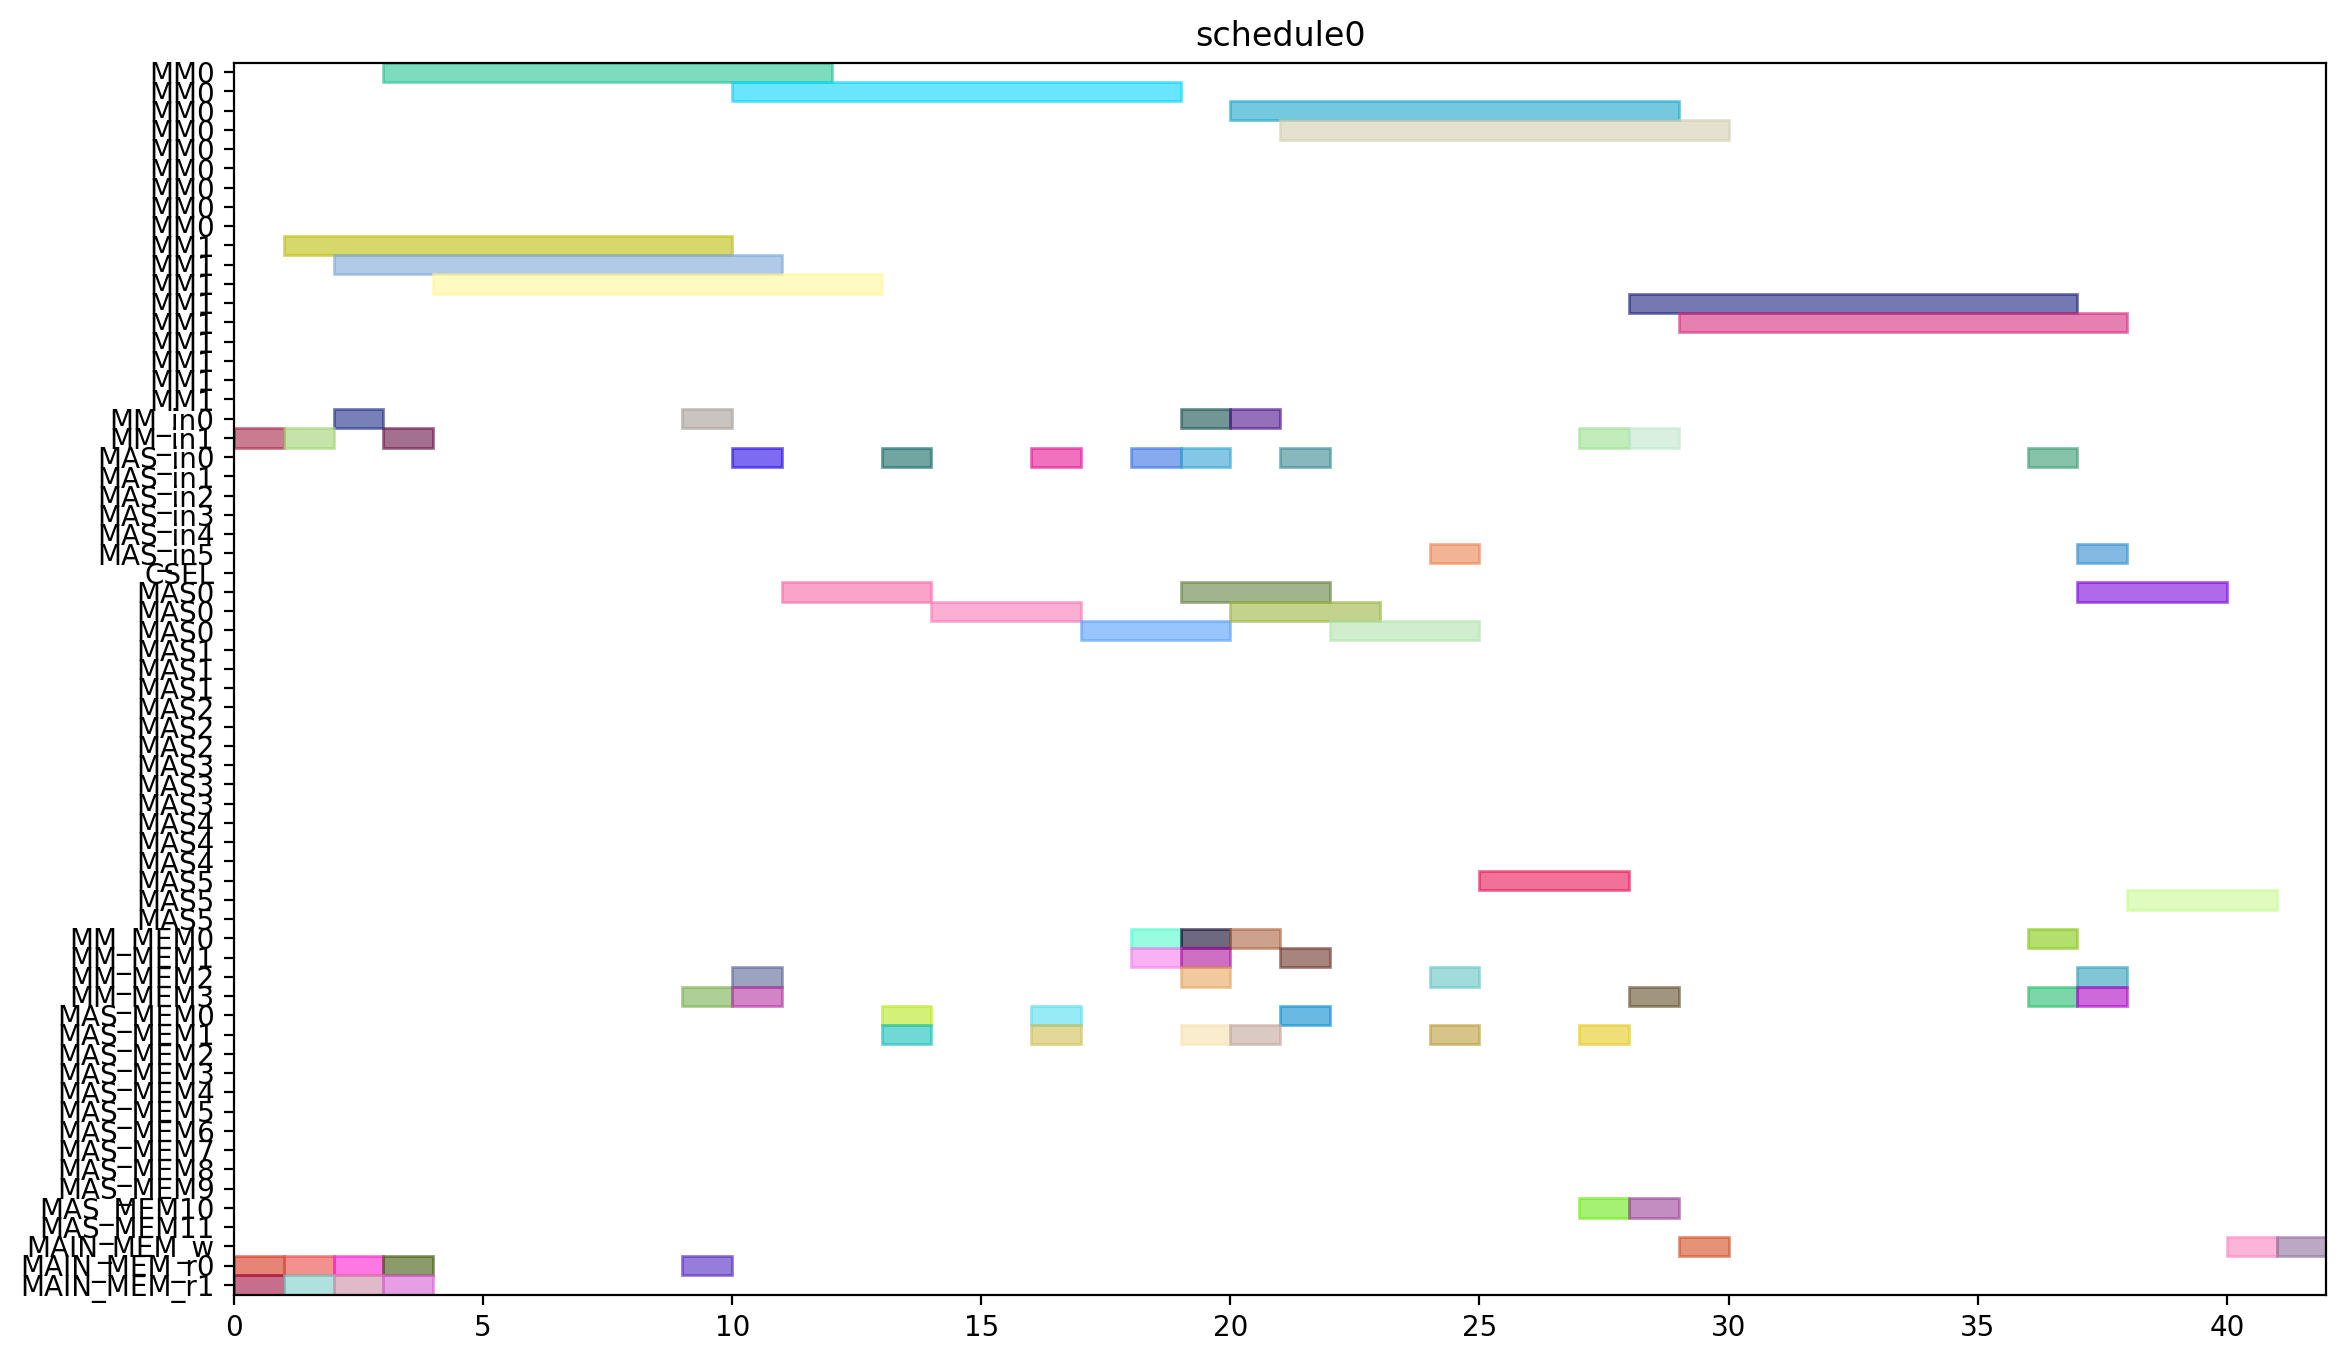

Here is the Python script that generated this plot:
from pyschedule import Scenario, solvers, plotters, alt


def solve():
	horizon = 120
	S = Scenario("schedule0", horizon=horizon)

	# resource
	MM = S.Resources('MM', num=2, size=9)
	MM_in = S.Resources('MM_in', num=2)
	MAS_in = S.Resources('MAS_in', num=6)
	CSEL = S.Resource('CSEL')
	MAS = S.Resources('MAS', num=6, size=3, periods=range(1, horizon))
	MM_MEM = S.Resources('MM_MEM', num=4)
	MAS_MEM = S.Resources('MAS_MEM', num=12)
	MAIN_MEM_w = S.Resource('MAIN_MEM_w', size=1)
	MAIN_MEM_r = S.Resources('MAIN_MEM_r', num=2)

	# result of previous scheduling

	# new tasks
	t0 = S.Task('t0', length=9, delay_cost=1)
	t0 += alt(MM)
	t0_in = S.Task('t0_in', length=1, delay_cost=1)
	t0_in += alt(MM_in)
	S += t0_in*MM_in[0]<=t0*MM[0]
	S += t0_in*MM_in[1]<=t0*MM[1]
	t0_mem0 = S.Task('t0_mem0', length=1, delay_cost=1)
	t0_mem0 += MAIN_MEM_r[0]
	S += t0_mem0 <= t0

	t0_mem1 = S.Task('t0_mem1', length=1, delay_cost=1)
	t0_mem1 += MAIN_MEM_r[1]
	S += t0_mem1 <= t0

	t3 = S.Task('t3', length=9, delay_cost=1)
	t3 += alt(MM)
	t3_in = S.Task('t3_in', length=1, delay_cost=1)
	t3_in += alt(MM_in)
	S += t3_in*MM_in[0]<=t3*MM[0]
	S += t3_in*MM_in[1]<=t3*MM[1]
	t3_mem0 = S.Task('t3_mem0', length=1, delay_cost=1)
	t3_mem0 += MAIN_MEM_r[0]
	S += t3_mem0 <= t3

	t3_mem1 = S.Task('t3_mem1', length=1, delay_cost=1)
	t3_mem1 += MAIN_MEM_r[1]
	S += t3_mem1 <= t3

	t1 = S.Task('t1', length=9, delay_cost=1)
	t1 += alt(MM)
	t1_in = S.Task('t1_in', length=1, delay_cost=1)
	t1_in += alt(MM_in)
	S += t1_in*MM_in[0]<=t1*MM[0]
	S += t1_in*MM_in[1]<=t1*MM[1]
	t1_mem0 = S.Task('t1_mem0', length=1, delay_cost=1)
	t1_mem0 += MAIN_MEM_r[0]
	S += t1_mem0 <= t1

	t1_mem1 = S.Task('t1_mem1', length=1, delay_cost=1)
	t1_mem1 += MAIN_MEM_r[1]
	S += t1_mem1 <= t1

	t2 = S.Task('t2', length=9, delay_cost=1)
	t2 += alt(MM)
	t2_in = S.Task('t2_in', length=1, delay_cost=1)
	t2_in += alt(MM_in)
	S += t2_in*MM_in[0]<=t2*MM[0]
	S += t2_in*MM_in[1]<=t2*MM[1]
	t2_mem0 = S.Task('t2_mem0', length=1, delay_cost=1)
	t2_mem0 += MAIN_MEM_r[0]
	S += t2_mem0 <= t2

	t2_mem1 = S.Task('t2_mem1', length=1, delay_cost=1)
	t2_mem1 += MAIN_MEM_r[1]
	S += t2_mem1 <= t2

	t4 = S.Task('t4', length=9, delay_cost=1)
	t4 += alt(MM)
	t4_in = S.Task('t4_in', length=1, delay_cost=1)
	t4_in += alt(MM_in)
	S += t4_in*MM_in[0]<=t4*MM[0]
	S += t4_in*MM_in[1]<=t4*MM[1]
	t4_mem0 = S.Task('t4_mem0', length=1, delay_cost=1)
	t4_mem0 += MAIN_MEM_r[0]
	S += t4_mem0 <= t4

	t4_mem1 = S.Task('t4_mem1', length=1, delay_cost=1)
	t4_mem1 += alt(MM_MEM)
	S += (t2*MM[0])-1 < t4_mem1*MM_MEM[1]
	S += (t2*MM[1])-1 < t4_mem1*MM_MEM[3]
	S += t4_mem1 <= t4

	t5 = S.Task('t5', length=3, delay_cost=1)
	t5 += alt(MAS)
	t5_in = S.Task('t5_in', length=1, delay_cost=1)
	t5_in += alt(MAS_in)
	S += t5_in*MAS_in[0]<=t5*MAS[0]

	S += t5_in*MAS_in[1]<=t5*MAS[1]

	S += t5_in*MAS_in[2]<=t5*MAS[2]

	S += t5_in*MAS_in[3]<=t5*MAS[3]

	S += t5_in*MAS_in[4]<=t5*MAS[4]

	S += t5_in*MAS_in[5]<=t5*MAS[5]

	t5_mem0 = S.Task('t5_mem0', length=1, delay_cost=1)
	t5_mem0 += alt(MM_MEM)
	S += (t0*MM[0])-1 < t5_mem0*MM_MEM[0]
	S += (t0*MM[1])-1 < t5_mem0*MM_MEM[2]
	S += t5_mem0 <= t5

	t5_mem1 = S.Task('t5_mem1', length=1, delay_cost=1)
	t5_mem1 += alt(MM_MEM)
	S += (t0*MM[0])-1 < t5_mem1*MM_MEM[1]
	S += (t0*MM[1])-1 < t5_mem1*MM_MEM[3]
	S += t5_mem1 <= t5

	t6 = S.Task('t6', length=3, delay_cost=1)
	t6 += alt(MAS)
	t6_in = S.Task('t6_in', length=1, delay_cost=1)
	t6_in += alt(MAS_in)
	S += t6_in*MAS_in[0]<=t6*MAS[0]

	S += t6_in*MAS_in[1]<=t6*MAS[1]

	S += t6_in*MAS_in[2]<=t6*MAS[2]

	S += t6_in*MAS_in[3]<=t6*MAS[3]

	S += t6_in*MAS_in[4]<=t6*MAS[4]

	S += t6_in*MAS_in[5]<=t6*MAS[5]

	t6_mem0 = S.Task('t6_mem0', length=1, delay_cost=1)
	t6_mem0 += alt(MAS_MEM)
	S += (t5*MAS[0])-1 < t6_mem0*MAS_MEM[0]
	S += (t5*MAS[1])-1 < t6_mem0*MAS_MEM[2]
	S += (t5*MAS[2])-1 < t6_mem0*MAS_MEM[4]
	S += (t5*MAS[3])-1 < t6_mem0*MAS_MEM[6]
	S += (t5*MAS[4])-1 < t6_mem0*MAS_MEM[8]
	S += (t5*MAS[5])-1 < t6_mem0*MAS_MEM[10]
	S += t6_mem0 <= t6

	t6_mem1 = S.Task('t6_mem1', length=1, delay_cost=1)
	t6_mem1 += alt(MAS_MEM)
	S += (t5*MAS[0])-1 < t6_mem1*MAS_MEM[1]
	S += (t5*MAS[1])-1 < t6_mem1*MAS_MEM[3]
	S += (t5*MAS[2])-1 < t6_mem1*MAS_MEM[5]
	S += (t5*MAS[3])-1 < t6_mem1*MAS_MEM[7]
	S += (t5*MAS[4])-1 < t6_mem1*MAS_MEM[9]
	S += (t5*MAS[5])-1 < t6_mem1*MAS_MEM[11]
	S += t6_mem1 <= t6

	t9 = S.Task('t9', length=3, delay_cost=1)
	t9 += alt(MAS)
	t9_in = S.Task('t9_in', length=1, delay_cost=1)
	t9_in += alt(MAS_in)
	S += t9_in*MAS_in[0]<=t9*MAS[0]

	S += t9_in*MAS_in[1]<=t9*MAS[1]

	S += t9_in*MAS_in[2]<=t9*MAS[2]

	S += t9_in*MAS_in[3]<=t9*MAS[3]

	S += t9_in*MAS_in[4]<=t9*MAS[4]

	S += t9_in*MAS_in[5]<=t9*MAS[5]

	t9_mem0 = S.Task('t9_mem0', length=1, delay_cost=1)
	t9_mem0 += alt(MM_MEM)
	S += (t0*MM[0])-1 < t9_mem0*MM_MEM[0]
	S += (t0*MM[1])-1 < t9_mem0*MM_MEM[2]
	S += t9_mem0 <= t9

	t9_mem1 = S.Task('t9_mem1', length=1, delay_cost=1)
	t9_mem1 += alt(MM_MEM)
	S += (t4*MM[0])-1 < t9_mem1*MM_MEM[1]
	S += (t4*MM[1])-1 < t9_mem1*MM_MEM[3]
	S += t9_mem1 <= t9

	t10 = S.Task('t10', length=3, delay_cost=1)
	t10 += alt(MAS)
	t10_in = S.Task('t10_in', length=1, delay_cost=1)
	t10_in += alt(MAS_in)
	S += t10_in*MAS_in[0]<=t10*MAS[0]

	S += t10_in*MAS_in[1]<=t10*MAS[1]

	S += t10_in*MAS_in[2]<=t10*MAS[2]

	S += t10_in*MAS_in[3]<=t10*MAS[3]

	S += t10_in*MAS_in[4]<=t10*MAS[4]

	S += t10_in*MAS_in[5]<=t10*MAS[5]

	t10_mem0 = S.Task('t10_mem0', length=1, delay_cost=1)
	t10_mem0 += alt(MM_MEM)
	S += (t4*MM[0])-1 < t10_mem0*MM_MEM[0]
	S += (t4*MM[1])-1 < t10_mem0*MM_MEM[2]
	S += t10_mem0 <= t10

	t10_mem1 = S.Task('t10_mem1', length=1, delay_cost=1)
	t10_mem1 += alt(MM_MEM)
	S += (t4*MM[0])-1 < t10_mem1*MM_MEM[1]
	S += (t4*MM[1])-1 < t10_mem1*MM_MEM[3]
	S += t10_mem1 <= t10

	t7 = S.Task('t7', length=3, delay_cost=1)
	t7 += alt(MAS)
	t7_in = S.Task('t7_in', length=1, delay_cost=1)
	t7_in += alt(MAS_in)
	S += t7_in*MAS_in[0]<=t7*MAS[0]

	S += t7_in*MAS_in[1]<=t7*MAS[1]

	S += t7_in*MAS_in[2]<=t7*MAS[2]

	S += t7_in*MAS_in[3]<=t7*MAS[3]

	S += t7_in*MAS_in[4]<=t7*MAS[4]

	S += t7_in*MAS_in[5]<=t7*MAS[5]

	t7_mem0 = S.Task('t7_mem0', length=1, delay_cost=1)
	t7_mem0 += alt(MAS_MEM)
	S += (t6*MAS[0])-1 < t7_mem0*MAS_MEM[0]
	S += (t6*MAS[1])-1 < t7_mem0*MAS_MEM[2]
	S += (t6*MAS[2])-1 < t7_mem0*MAS_MEM[4]
	S += (t6*MAS[3])-1 < t7_mem0*MAS_MEM[6]
	S += (t6*MAS[4])-1 < t7_mem0*MAS_MEM[8]
	S += (t6*MAS[5])-1 < t7_mem0*MAS_MEM[10]
	S += t7_mem0 <= t7

	t7_mem1 = S.Task('t7_mem1', length=1, delay_cost=1)
	t7_mem1 += alt(MAS_MEM)
	S += (t6*MAS[0])-1 < t7_mem1*MAS_MEM[1]
	S += (t6*MAS[1])-1 < t7_mem1*MAS_MEM[3]
	S += (t6*MAS[2])-1 < t7_mem1*MAS_MEM[5]
	S += (t6*MAS[3])-1 < t7_mem1*MAS_MEM[7]
	S += (t6*MAS[4])-1 < t7_mem1*MAS_MEM[9]
	S += (t6*MAS[5])-1 < t7_mem1*MAS_MEM[11]
	S += t7_mem1 <= t7

	t11 = S.Task('t11', length=3, delay_cost=1)
	t11 += alt(MAS)
	t11_in = S.Task('t11_in', length=1, delay_cost=1)
	t11_in += alt(MAS_in)
	S += t11_in*MAS_in[0]<=t11*MAS[0]

	S += t11_in*MAS_in[1]<=t11*MAS[1]

	S += t11_in*MAS_in[2]<=t11*MAS[2]

	S += t11_in*MAS_in[3]<=t11*MAS[3]

	S += t11_in*MAS_in[4]<=t11*MAS[4]

	S += t11_in*MAS_in[5]<=t11*MAS[5]

	t11_mem0 = S.Task('t11_mem0', length=1, delay_cost=1)
	t11_mem0 += alt(MAS_MEM)
	S += (t10*MAS[0])-1 < t11_mem0*MAS_MEM[0]
	S += (t10*MAS[1])-1 < t11_mem0*MAS_MEM[2]
	S += (t10*MAS[2])-1 < t11_mem0*MAS_MEM[4]
	S += (t10*MAS[3])-1 < t11_mem0*MAS_MEM[6]
	S += (t10*MAS[4])-1 < t11_mem0*MAS_MEM[8]
	S += (t10*MAS[5])-1 < t11_mem0*MAS_MEM[10]
	S += t11_mem0 <= t11

	t11_mem1 = S.Task('t11_mem1', length=1, delay_cost=1)
	t11_mem1 += alt(MM_MEM)
	S += (t4*MM[0])-1 < t11_mem1*MM_MEM[1]
	S += (t4*MM[1])-1 < t11_mem1*MM_MEM[3]
	S += t11_mem1 <= t11

	t8 = S.Task('t8', length=9, delay_cost=1)
	t8 += alt(MM)
	t8_in = S.Task('t8_in', length=1, delay_cost=1)
	t8_in += alt(MM_in)
	S += t8_in*MM_in[0]<=t8*MM[0]
	S += t8_in*MM_in[1]<=t8*MM[1]
	t8_mem0 = S.Task('t8_mem0', length=1, delay_cost=1)
	t8_mem0 += alt(MM_MEM)
	S += (t4*MM[0])-1 < t8_mem0*MM_MEM[0]
	S += (t4*MM[1])-1 < t8_mem0*MM_MEM[2]
	S += t8_mem0 <= t8

	t8_mem1 = S.Task('t8_mem1', length=1, delay_cost=1)
	t8_mem1 += alt(MAS_MEM)
	S += (t7*MAS[0])-1 < t8_mem1*MAS_MEM[1]
	S += (t7*MAS[1])-1 < t8_mem1*MAS_MEM[3]
	S += (t7*MAS[2])-1 < t8_mem1*MAS_MEM[5]
	S += (t7*MAS[3])-1 < t8_mem1*MAS_MEM[7]
	S += (t7*MAS[4])-1 < t8_mem1*MAS_MEM[9]
	S += (t7*MAS[5])-1 < t8_mem1*MAS_MEM[11]
	S += t8_mem1 <= t8

	new_PZ = S.Task('new_PZ', length=9, delay_cost=1)
	new_PZ += alt(MM)
	new_PZ_in = S.Task('new_PZ_in', length=1, delay_cost=1)
	new_PZ_in += alt(MM_in)
	S += new_PZ_in*MM_in[0]<=new_PZ*MM[0]
	S += new_PZ_in*MM_in[1]<=new_PZ*MM[1]
	S += 0<new_PZ

	new_PZ_w = S.Task('new_PZ_w', length=1, delay_cost=1)
	new_PZ_w += alt(MAIN_MEM_w)
	S += new_PZ <= new_PZ_w

	new_PZ_mem0 = S.Task('new_PZ_mem0', length=1, delay_cost=1)
	new_PZ_mem0 += alt(MM_MEM)
	S += (t1*MM[0])-1 < new_PZ_mem0*MM_MEM[0]
	S += (t1*MM[1])-1 < new_PZ_mem0*MM_MEM[2]
	S += new_PZ_mem0 <= new_PZ

	new_PZ_mem1 = S.Task('new_PZ_mem1', length=1, delay_cost=1)
	new_PZ_mem1 += alt(MAS_MEM)
	S += (t7*MAS[0])-1 < new_PZ_mem1*MAS_MEM[1]
	S += (t7*MAS[1])-1 < new_PZ_mem1*MAS_MEM[3]
	S += (t7*MAS[2])-1 < new_PZ_mem1*MAS_MEM[5]
	S += (t7*MAS[3])-1 < new_PZ_mem1*MAS_MEM[7]
	S += (t7*MAS[4])-1 < new_PZ_mem1*MAS_MEM[9]
	S += (t7*MAS[5])-1 < new_PZ_mem1*MAS_MEM[11]
	S += new_PZ_mem1 <= new_PZ

	t12 = S.Task('t12', length=3, delay_cost=1)
	t12 += alt(MAS)
	t12_in = S.Task('t12_in', length=1, delay_cost=1)
	t12_in += alt(MAS_in)
	S += t12_in*MAS_in[0]<=t12*MAS[0]

	S += t12_in*MAS_in[1]<=t12*MAS[1]

	S += t12_in*MAS_in[2]<=t12*MAS[2]

	S += t12_in*MAS_in[3]<=t12*MAS[3]

	S += t12_in*MAS_in[4]<=t12*MAS[4]

	S += t12_in*MAS_in[5]<=t12*MAS[5]

	t12_mem0 = S.Task('t12_mem0', length=1, delay_cost=1)
	t12_mem0 += alt(MM_MEM)
	S += (t0*MM[0])-1 < t12_mem0*MM_MEM[0]
	S += (t0*MM[1])-1 < t12_mem0*MM_MEM[2]
	S += t12_mem0 <= t12

	t12_mem1 = S.Task('t12_mem1', length=1, delay_cost=1)
	t12_mem1 += alt(MAS_MEM)
	S += (t11*MAS[0])-1 < t12_mem1*MAS_MEM[1]
	S += (t11*MAS[1])-1 < t12_mem1*MAS_MEM[3]
	S += (t11*MAS[2])-1 < t12_mem1*MAS_MEM[5]
	S += (t11*MAS[3])-1 < t12_mem1*MAS_MEM[7]
	S += (t11*MAS[4])-1 < t12_mem1*MAS_MEM[9]
	S += (t11*MAS[5])-1 < t12_mem1*MAS_MEM[11]
	S += t12_mem1 <= t12

	t13 = S.Task('t13', length=9, delay_cost=1)
	t13 += alt(MM)
	t13_in = S.Task('t13_in', length=1, delay_cost=1)
	t13_in += alt(MM_in)
	S += t13_in*MM_in[0]<=t13*MM[0]
	S += t13_in*MM_in[1]<=t13*MM[1]
	t13_mem0 = S.Task('t13_mem0', length=1, delay_cost=1)
	t13_mem0 += alt(MAS_MEM)
	S += (t12*MAS[0])-1 < t13_mem0*MAS_MEM[0]
	S += (t12*MAS[1])-1 < t13_mem0*MAS_MEM[2]
	S += (t12*MAS[2])-1 < t13_mem0*MAS_MEM[4]
	S += (t12*MAS[3])-1 < t13_mem0*MAS_MEM[6]
	S += (t12*MAS[4])-1 < t13_mem0*MAS_MEM[8]
	S += (t12*MAS[5])-1 < t13_mem0*MAS_MEM[10]
	S += t13_mem0 <= t13

	t13_mem1 = S.Task('t13_mem1', length=1, delay_cost=1)
	t13_mem1 += alt(MAS_MEM)
	S += (t9*MAS[0])-1 < t13_mem1*MAS_MEM[1]
	S += (t9*MAS[1])-1 < t13_mem1*MAS_MEM[3]
	S += (t9*MAS[2])-1 < t13_mem1*MAS_MEM[5]
	S += (t9*MAS[3])-1 < t13_mem1*MAS_MEM[7]
	S += (t9*MAS[4])-1 < t13_mem1*MAS_MEM[9]
	S += (t9*MAS[5])-1 < t13_mem1*MAS_MEM[11]
	S += t13_mem1 <= t13

	t14 = S.Task('t14', length=9, delay_cost=1)
	t14 += alt(MM)
	t14_in = S.Task('t14_in', length=1, delay_cost=1)
	t14_in += alt(MM_in)
	S += t14_in*MM_in[0]<=t14*MM[0]
	S += t14_in*MM_in[1]<=t14*MM[1]
	t14_mem0 = S.Task('t14_mem0', length=1, delay_cost=1)
	t14_mem0 += alt(MAS_MEM)
	S += (t12*MAS[0])-1 < t14_mem0*MAS_MEM[0]
	S += (t12*MAS[1])-1 < t14_mem0*MAS_MEM[2]
	S += (t12*MAS[2])-1 < t14_mem0*MAS_MEM[4]
	S += (t12*MAS[3])-1 < t14_mem0*MAS_MEM[6]
	S += (t12*MAS[4])-1 < t14_mem0*MAS_MEM[8]
	S += (t12*MAS[5])-1 < t14_mem0*MAS_MEM[10]
	S += t14_mem0 <= t14

	t14_mem1 = S.Task('t14_mem1', length=1, delay_cost=1)
	t14_mem1 += alt(MM_MEM)
	S += (t3*MM[0])-1 < t14_mem1*MM_MEM[1]
	S += (t3*MM[1])-1 < t14_mem1*MM_MEM[3]
	S += t14_mem1 <= t14

	new_PY = S.Task('new_PY', length=3, delay_cost=1)
	new_PY += alt(MAS)
	new_PY_in = S.Task('new_PY_in', length=1, delay_cost=1)
	new_PY_in += alt(MAS_in)
	S += new_PY_in*MAS_in[0]<=new_PY*MAS[0]

	S += new_PY_in*MAS_in[1]<=new_PY*MAS[1]

	S += new_PY_in*MAS_in[2]<=new_PY*MAS[2]

	S += new_PY_in*MAS_in[3]<=new_PY*MAS[3]

	S += new_PY_in*MAS_in[4]<=new_PY*MAS[4]

	S += new_PY_in*MAS_in[5]<=new_PY*MAS[5]

	S += 0<new_PY

	new_PY_w = S.Task('new_PY_w', length=1, delay_cost=1)
	new_PY_w += alt(MAIN_MEM_w)
	S += new_PY <= new_PY_w

	new_PY_mem0 = S.Task('new_PY_mem0', length=1, delay_cost=1)
	new_PY_mem0 += alt(MM_MEM)
	S += (t8*MM[0])-1 < new_PY_mem0*MM_MEM[0]
	S += (t8*MM[1])-1 < new_PY_mem0*MM_MEM[2]
	S += new_PY_mem0 <= new_PY

	new_PY_mem1 = S.Task('new_PY_mem1', length=1, delay_cost=1)
	new_PY_mem1 += alt(MM_MEM)
	S += (t13*MM[0])-1 < new_PY_mem1*MM_MEM[1]
	S += (t13*MM[1])-1 < new_PY_mem1*MM_MEM[3]
	S += new_PY_mem1 <= new_PY

	new_PX = S.Task('new_PX', length=3, delay_cost=1)
	new_PX += alt(MAS)
	new_PX_in = S.Task('new_PX_in', length=1, delay_cost=1)
	new_PX_in += alt(MAS_in)
	S += new_PX_in*MAS_in[0]<=new_PX*MAS[0]

	S += new_PX_in*MAS_in[1]<=new_PX*MAS[1]

	S += new_PX_in*MAS_in[2]<=new_PX*MAS[2]

	S += new_PX_in*MAS_in[3]<=new_PX*MAS[3]

	S += new_PX_in*MAS_in[4]<=new_PX*MAS[4]

	S += new_PX_in*MAS_in[5]<=new_PX*MAS[5]

	S += 0<new_PX

	new_PX_w = S.Task('new_PX_w', length=1, delay_cost=1)
	new_PX_w += alt(MAIN_MEM_w)
	S += new_PX <= new_PX_w

	new_PX_mem0 = S.Task('new_PX_mem0', length=1, delay_cost=1)
	new_PX_mem0 += alt(MM_MEM)
	S += (t14*MM[0])-1 < new_PX_mem0*MM_MEM[0]
	S += (t14*MM[1])-1 < new_PX_mem0*MM_MEM[2]
	S += new_PX_mem0 <= new_PX

	new_PX_mem1 = S.Task('new_PX_mem1', length=1, delay_cost=1)
	new_PX_mem1 += alt(MM_MEM)
	S += (t14*MM[0])-1 < new_PX_mem1*MM_MEM[1]
	S += (t14*MM[1])-1 < new_PX_mem1*MM_MEM[3]
	S += new_PX_mem1 <= new_PX

	solvers.mip.solve(S,msg=1,kind='CPLEX',ratio_gap=1.01)

	solution = [['hoge']*len(S.solution()[1]) for i in range(len(S.solution()))]
	for i in range(len(S.solution())):
		for j in range(len(S.solution()[i])):
			solution[i][j]=str(S.solution()[i][j])
	print(solution)

	cycles = int(solution[-1][3])

	pic_file_name = "/mnt/rose/usr1/fukuda/ABE/multiRAM_multiMAS_16mux/scheduling_result/stage9MM2_stage3MAS6/EP_DBL_A_0/schedule0.png"
	if(S.solution() != []):
		plotters.matplotlib.plot(S,img_filename=pic_file_name, show_task_labels=False, fig_size=(cycles*0.25+3, 8))

	return solution
